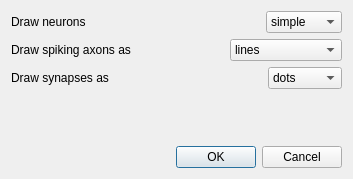
<?xml version="1.0" encoding="UTF-8"?>
<ui version="4.0">
 <class>SettingsDialog</class>
 <widget class="QDialog" name="SettingsDialog">
  <property name="geometry">
   <rect>
    <x>0</x>
    <y>0</y>
    <width>353</width>
    <height>179</height>
   </rect>
  </property>
  <property name="windowTitle">
   <string>Dialog</string>
  </property>
  <layout class="QVBoxLayout" name="verticalLayout">
   <item>
    <layout class="QHBoxLayout" name="horizontalLayout">
     <item>
      <widget class="QLabel" name="label_3">
       <property name="text">
        <string>Draw neurons</string>
       </property>
      </widget>
     </item>
     <item>
      <spacer name="horizontalSpacer">
       <property name="orientation">
        <enum>Qt::Horizontal</enum>
       </property>
       <property name="sizeHint" stdset="0">
        <size>
         <width>40</width>
         <height>20</height>
        </size>
       </property>
      </spacer>
     </item>
     <item>
      <widget class="QComboBox" name="draw_neurons_comobBox">
       <item>
        <property name="text">
         <string>simple</string>
        </property>
       </item>
       <item>
        <property name="text">
         <string>complex</string>
        </property>
       </item>
      </widget>
     </item>
    </layout>
   </item>
   <item>
    <layout class="QHBoxLayout" name="horizontalLayout_2">
     <item>
      <widget class="QLabel" name="label">
       <property name="text">
        <string>Draw spiking axons as</string>
       </property>
      </widget>
     </item>
     <item>
      <spacer name="horizontalSpacer_2">
       <property name="orientation">
        <enum>Qt::Horizontal</enum>
       </property>
       <property name="sizeHint" stdset="0">
        <size>
         <width>40</width>
         <height>20</height>
        </size>
       </property>
      </spacer>
     </item>
     <item>
      <widget class="QComboBox" name="draw_axons_comobBox">
       <item>
        <property name="text">
         <string>lines</string>
        </property>
       </item>
       <item>
        <property name="text">
         <string>spacious tubes</string>
        </property>
       </item>
      </widget>
     </item>
    </layout>
   </item>
   <item>
    <layout class="QHBoxLayout" name="horizontalLayout_3">
     <item>
      <widget class="QLabel" name="label_2">
       <property name="text">
        <string>Draw synapses as</string>
       </property>
      </widget>
     </item>
     <item>
      <spacer name="horizontalSpacer_3">
       <property name="orientation">
        <enum>Qt::Horizontal</enum>
       </property>
       <property name="sizeHint" stdset="0">
        <size>
         <width>40</width>
         <height>20</height>
        </size>
       </property>
      </spacer>
     </item>
     <item>
      <widget class="QComboBox" name="draw_synapses_comobBox">
       <item>
        <property name="text">
         <string>dots</string>
        </property>
       </item>
       <item>
        <property name="text">
         <string>spheres</string>
        </property>
       </item>
      </widget>
     </item>
    </layout>
   </item>
   <item>
    <spacer name="verticalSpacer">
     <property name="orientation">
      <enum>Qt::Vertical</enum>
     </property>
     <property name="sizeHint" stdset="0">
      <size>
       <width>20</width>
       <height>4</height>
      </size>
     </property>
    </spacer>
   </item>
   <item>
    <widget class="QDialogButtonBox" name="buttonBox">
     <property name="orientation">
      <enum>Qt::Horizontal</enum>
     </property>
     <property name="standardButtons">
      <set>QDialogButtonBox::Cancel|QDialogButtonBox::Ok</set>
     </property>
    </widget>
   </item>
  </layout>
 </widget>
 <resources/>
 <connections>
  <connection>
   <sender>buttonBox</sender>
   <signal>accepted()</signal>
   <receiver>SettingsDialog</receiver>
   <slot>accept()</slot>
   <hints>
    <hint type="sourcelabel">
     <x>248</x>
     <y>254</y>
    </hint>
    <hint type="destinationlabel">
     <x>157</x>
     <y>274</y>
    </hint>
   </hints>
  </connection>
  <connection>
   <sender>buttonBox</sender>
   <signal>rejected()</signal>
   <receiver>SettingsDialog</receiver>
   <slot>reject()</slot>
   <hints>
    <hint type="sourcelabel">
     <x>316</x>
     <y>260</y>
    </hint>
    <hint type="destinationlabel">
     <x>286</x>
     <y>274</y>
    </hint>
   </hints>
  </connection>
 </connections>
</ui>
